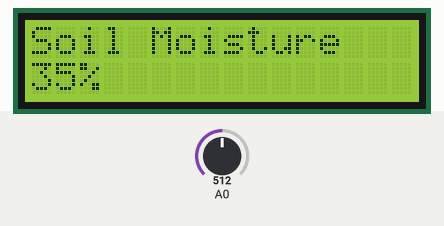
Bench run of a sketch on a simulated Arduino Uno, built with avr-gcc and run on an emulated ATmega328P. On the bench: 16×2 character LCD. The test bench sets the inputs (shaded band); at power-on: A0 = 512. What the sketch prints to the serial monitor is not drawn.

Above: at 1.2 s.
1.3 s: A0 set to 716
At 1.7 s:
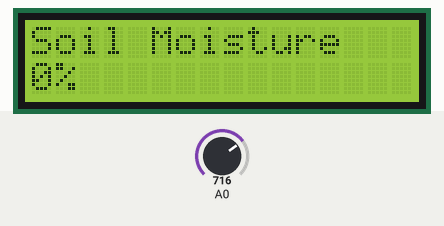
4.3 s: A0 set to 306
At 4.8 s:
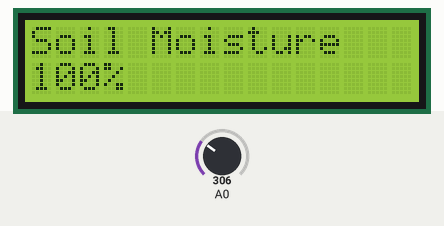
Timing chart, 0 to 7.3 s (numbered marks = the images above; inputs shaded):
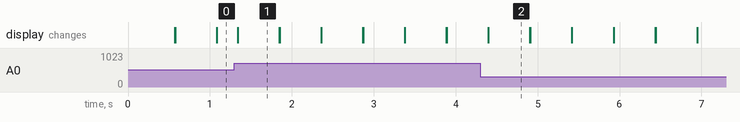

Measured:
- after the input at 1.3 s, the display: changes at once (image 1)
- after the input at 4.3 s, the display: first differs from a run without the input after 0.10 s (image 2)
- what the display in image 1 shows lasts 0.5 s, from 1.3 s to 1.8 s

The sketch:

soil-moisture-sensor.ino
```cpp
#include <LiquidCrystal.h>
LiquidCrystal lcd(12, 11, 5, 4, 3, 2);

const int airValue = 600;
const int waterValue = 350;
int soilMoistureValue = 0;
int soilMoisturePercent = 0;
void setup() {
  // put your setup code here, to run once:
  Serial.begin(9600);
  lcd.begin(16,2);
}

void loop() {
  // put your main code here, to run repeatedly:
  soilMoistureValue = analogRead(A0);
  Serial.println(soilMoistureValue);
  soilMoisturePercent = map(soilMoistureValue, airValue, waterValue, 0, 100);
  if(soilMoisturePercent >= 100){
    Serial.println("100%");
    lcd.setCursor(0,0);
    lcd.print("Soil Moisture");
    lcd.setCursor(0,1);
    lcd.print("100%");
    delay(250);
    lcd.clear();
  }
  else if(soilMoisturePercent <= 0){
    Serial.println("0%");
    lcd.setCursor(0,0);
    lcd.print("Soil Moisture");
    lcd.setCursor(0,1);
    lcd.print("0%");
    delay(250);
    lcd.clear();
  }
  else if(soilMoisturePercent > 0 && soilMoisturePercent < 100){
    Serial.print(soilMoisturePercent);
    Serial.println("%");
    lcd.setCursor(0,0);
    lcd.print("Soil Moisture");
    lcd.setCursor(0,1);
    lcd.print(soilMoisturePercent);
    lcd.print("%");
    delay(250);
    lcd.clear();
  }
}
```
